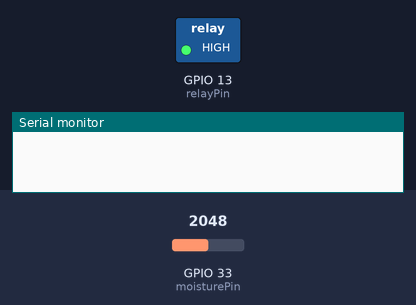
Recording of a sketch running on a simulated ESP32. Shown: switched loads named in the sketch (green lamp = pin HIGH), the last lines printed to the serial monitor. The test bench sets the inputs (shaded band); at power-on: GPIO 33 (moisturePin) = 2048. WiFi joins after 1.5 s; servers stay silent unless stated; uploads are accepted with an empty reply.

Above: at 0.1 s.
At 2.2 s:
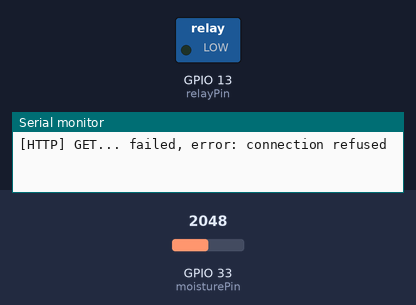
Timing chart, 0 to 3.7 s (numbered marks = the images above):
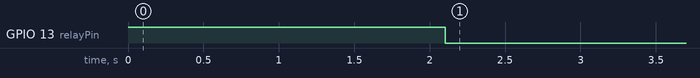

The sketch:

main.ino
```cpp
#include "REST_API/Auth.hpp"
#include "REST_API/POST_Request.hpp"
#include "Classes/Functionality.hpp"
#include "WiFi.h"

#define uS_TO_S_FACTOR 1000000 // for converting to miliseconds
#define TIME_TO_SLEEP 1        //seconds

WiFiMulti wifiMulti;
Hardware hardware;

const String HOME_SSID = "Rostelecom_21887";
const String HOME_PASSWORD = "29c5f087";

const String ssid = "xntrendsuni";
const String wifiPassword = "trendsXN-2019!";

//RTC_DATA_ATTR char hardwareToken[256] = "Ashot";

void setup()
{
    Serial.begin(115200);

    hardware.setup();
    if (hardware.valveState == CLOSE)
    {
        digitalWrite(hardware.relayPin, HIGH);
    }
    else
    {
        digitalWrite(hardware.relayPin, LOW);
    }
    wifiMulti.addAP(HOME_SSID.c_str(), HOME_PASSWORD.c_str());
    if (wifiMulti.run() != WL_CONNECTED)
    {
        Serial.print("Cannot connet to wi-fi. Please chack wi-fi credentials\n");
    }

    esp_sleep_enable_timer_wakeup(TIME_TO_SLEEP * uS_TO_S_FACTOR);
}

void loop()
{

    if (hardware.getToken() == "")
    {
        try
        {
            String getResponse = getToken(wifiMulti, hardware.username, hardware.password);
            String token = Functionality::getObjectFromJson<String>(getResponse, "token");
            hardware.setToken(token);
        }
        catch (String error)
        {
            Serial.print(error + "\n");
        }
    }

    int moistureValue = Functionality::getMoistureValue(hardware);

    String id = hardware.getId();
    String data = Functionality::createPostedData(moistureValue, hardware.valveState, id);

    try
    {
        String postResponse = postRequest(wifiMulti, hardware.getToken(), data);
        int valveState = Functionality::getObjectFromJson<ValveState>(postResponse, "valveState");
        if (hardware.valveState != valveState)
        {
            Functionality::changeValveState(hardware);
        }
    }
    catch (int responseCode)
    {
        if (responseCode == HTTP_CODE_UNAUTHORIZED)
        {
            //If token expired
            try
            {
                String getResponse = getToken(wifiMulti, hardware.username, hardware.password);
                String token = Functionality::getObjectFromJson<String>(getResponse, "token");
                hardware.setToken(token);
                String postResponse = postRequest(wifiMulti, hardware.getToken(), data);
                int valveState = Functionality::getObjectFromJson<ValveState>(postResponse, "valveState");
                if (hardware.valveState != valveState)
                {
                    Functionality::changeValveState(hardware);
                }
            }
            catch (int errorCode)
            {
                Serial.print("Unhandled exception\n");
            }
            catch (String error)
            {
                Serial.print(error + "\n");
            }
        }
    }
    catch (String error)
    {
        Serial.println(error + "\n");
    }
    catch (...)
    {
        Serial.print("Unexpected error\n");
        return;
    }

    if (hardware.valveState == CLOSE)
    {
        esp_deep_sleep_start(); //Deep sleep
    }
}
```

Functionality.hpp
```cpp
#pragma once
#include <Arduino.h>
#include "Hardware.hpp"
#include <ArduinoJson.h>

namespace Functionality
{
    int getMoistureValue(Hardware &hardware);
    void changeValveState(Hardware &hardware);
    String createPostedData(int moistureValue, ValveState valveState, String id);
    template <class T>
    T getObjectFromJson(String json, String key);
} // namespace Functionality

int Functionality::getMoistureValue(Hardware &hardware)
{
    return map(analogRead(hardware.moisturePin), 550, 4095, 100, 0);
}

void Functionality::changeValveState(Hardware &hardware)
{
    if (hardware.valveState == CLOSE)
    {
        digitalWrite(hardware.relayPin, LOW);
        hardware.valveState = OPEN;
    }
    else
    {
        digitalWrite(hardware.relayPin, HIGH);
        hardware.valveState = CLOSE;
    }
}
template <class T>
T Functionality::getObjectFromJson(String json, String key)
{
    DynamicJsonDocument doc(256);
    deserializeJson(doc, json);
    return doc[key.c_str()].as<T>();
}

String Functionality::createPostedData(int moistureValue, ValveState valveState, String id)
{
    String json;
    DynamicJsonDocument doc(384);
    doc["moistureValue"] = moistureValue;
    doc["valveState"] = valveState;
    doc["_id"] = id;
    doc["location"] = "YEREVAN";
    serializeJson(doc, json);
    return json;
}
```

Hardware.hpp
```cpp
#pragma once
#include <Arduino.h>
#include <WiFiMulti.h>

enum ValveState
{
    OPEN,
    CLOSE
};

class Hardware
{
    String token = "";
    String id = "601153c202e9d241473b4ed1";

public:
    const String username = "admin";
    const String password = "admin";
    const int moisturePin = 33;
    const int relayPin = 13;
    ValveState valveState = CLOSE;

    // Hardware(const Hardware &h2)
    // {
    //     token = h2.token;
    //     valveState = h2.valveState;
    // }

    Hardware operator=(const Hardware &h2)
    {
        token = h2.token;
        valveState = h2.valveState;
    }

    void setToken(String token)
    {
        this->token = token;
    }
    String getToken()
    {
        return this->token;
    }
    String getId()
    {
        return this->id;
    }

    void setup()
    {
        pinMode(this->moisturePin, INPUT);
        pinMode(this->relayPin, OUTPUT);
    }
};
```

Auth.hpp
```cpp
#pragma once
#include <Arduino.h>
#include <WiFiMulti.h>
#include <HTTPClient.h>
#include <base64.h>
#include "../Classes/Functionality.hpp"

String AUTH_URL = "http://192.168.1.3:3000/auth";

String getToken(WiFiMulti &wifiMulti, String username, String password)
{
    HTTPClient http;
    if (wifiMulti.run() == WL_CONNECTED)
    {
        String loginString = username + ':' + password;
        String loginBase64String = base64::encode(loginString);
        String loginHeader = "Basic " + loginBase64String;

        http.begin(AUTH_URL);
        http.addHeader("Authorization", loginHeader);
        http.addHeader("device", "hardware");

        if (http.GET() == HTTP_CODE_OK)
        {
            return http.getString();
        }
        else
        {
            String error = http.errorToString(http.GET()).c_str();
            throw "[HTTP] GET... failed, error: " + error;
        }
        http.end();
    }
    else
    {
        throw "Not Connected to internet";
    }
}
```

POST_Request.hpp
```cpp
#pragma once
#include <Arduino.h>
#include <WiFiMulti.h>
#include <HTTPClient.h>

#include "../Classes/Functionality.hpp"

String POST_HARDWARE_URL = "http://192.168.1.3:3000/hardware";

String postRequest(WiFiMulti &wifiMulti, String token, String data)
{
    HTTPClient http;
    if (wifiMulti.run() == WL_CONNECTED)
    {
        http.begin(POST_HARDWARE_URL);
        http.addHeader("x-access-token", token);
        http.addHeader("Content-type", "application/json");
        http.addHeader("device", "hardware");
        int responseCode = http.POST(data);

        if (responseCode == HTTP_CODE_OK)
        {
            String response = http.getString();
            Serial.print(response + "\n");
            return response;
        }
        if (responseCode == HTTP_CODE_UNAUTHORIZED)
        {
            throw responseCode;
        }
        else
        {
            String errorString = http.errorToString(responseCode).c_str();
            throw "[HTTP] POST... failed, error: " + errorString;
        }

        http.end();
    }
    else
    {
        throw "Not Connected to internet";
    }
}
```

Measured:
- by itself, GPIO 13 (relayPin): HIGH → LOW at 2.1 s
